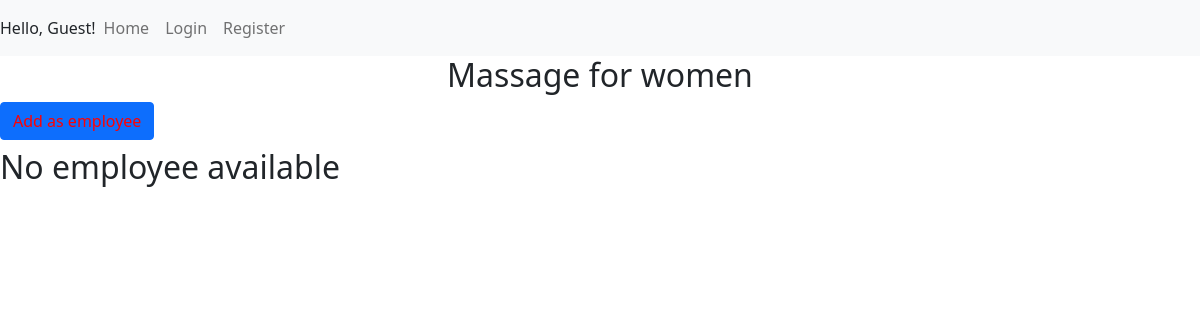
/service/9, run on an earlier commit of the app's database.
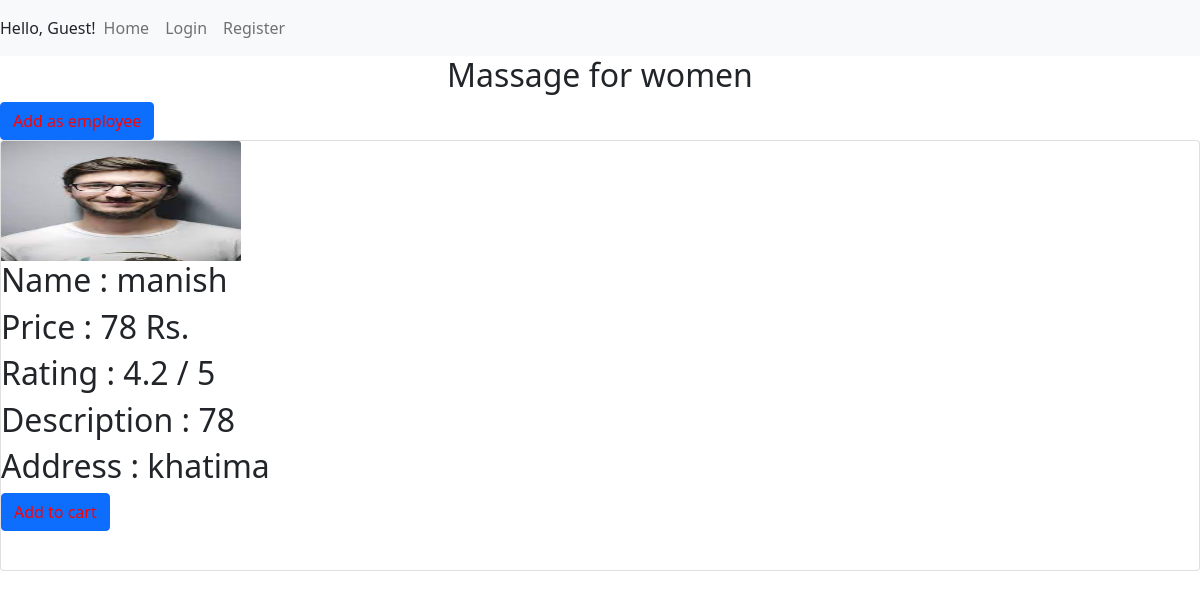
And on a later commit of the database.
### user/models.py (models this page shows, shortened)
class Employee(models.Model):
    user_id = models.CharField(max_length=100 , default=None)
    service = models.CharField(max_length=100 )
    name = models.CharField(max_length=100 )
    category = models.CharField(max_length=100 , default=None)
    cost = models.IntegerField(default = 0)
    rating = models.FloatField(default = 4.2)
    description = models.TextField(default = None)
    image = models.FileField(upload_to = 'user/static/user/image')

class Profile(models.Model):
    user = models.OneToOneField(User , on_delete=models.CASCADE)
    auth_token = models.CharField(max_length=100 )
    is_verified = models.BooleanField(default=False)
    created_at = models.DateTimeField(auto_now_add=True)
    address = models.TextField(default = None)

### user/views.py (the view, shortened to what this page needs)
# urls.py: path('service/<int:servicepk>' , views.service , name = 'service'),
def service(req ,servicepk, categorypk = None):
    ser_obj = Services.objects.filter(pk = servicepk).first()
    if categorypk is None:
        emp_obj = Employee.objects.filter(service = ser_obj.service).all()
        cat = ser_obj.service
    else:
        cat_obj = Categorys.objects.filter(pk = categorypk).first()
        emp_obj = Employee.objects.filter(category = cat_obj.category).all()
        cat = cat_obj.category
    emplist = []
    for emp in emp_obj:
        user_id = emp.user_id
        user_obj = User.objects.filter(pk = user_id).first()
        profile_obj = Profile.objects.filter(user = user_obj).first()
        if profile_obj is None:
            messages.success(req, 'Admin cannot use this functionality please login user account.')
            return redirect('/login')
        address = profile_obj.address
        Disc={"id":emp.id,"name":emp.name,"image":emp.image,"description":emp.description,"cost":emp.cost,"rating":emp.rating, "address":address}
        emplist.append(Disc)
    return render(req , 'user/service.html' , {'emp_present': len(emp_obj) ,'cat': cat,  'employees' : emplist , 'servicepk':servicepk , 'categorypk' : categorypk})

### user/templates/user/service.html
{% extends 'user/base.html' %}
{% block content %}
{% load static %}
<h2 class = " d-flex justify-content-center align-items-center">  {{cat}}   <h2>
{% if categorypk %}
    <button type="button" class="btn btn-primary"> <a href = "{% url 'add_emp' servicepk=servicepk categorypk=categorypk %}" style = "text-decoration: none; color:red" >Add as employee</a> </button>
{% else %}
    <button type="button" class="btn btn-primary"> <a href = "{% url 'add_emp' servicepk=servicepk %}" style = "text-decoration: none; color:red" >Add as employee</a> </button>
{% endif %}
{% if emp_present == 0 %}
    <h2>No employee available</h2>
{% else %}
<div class="card">
        <div class="card-block" >
            <div class="row">
                {% for employee in employees %}
                    <div>
                    <img class="card-img-top" src = "{% static employee.image %}" style="width: 20%; height:10vw;" alt="Card image cap">
                    <div>
                    <h2> Name : {{employee.name}}</h2>
                    <h2> Price : {{employee.cost}} Rs.</h2>
                    <h2> Rating : {{employee.rating}} / 5</h2>
                    <h2> Description : {{employee.description}}</h2>
                    <h2> Address : {{employee.address}}</h2>
                    {% if categorypk %}
                        <button type="button" class="btn btn-primary"> <a href = "{% url 'addcart' emp_pk=employee.id servicepk=servicepk categorypk=categorypk %}" style = "text-decoration: none; color:red" >Add to cart</a> </button>
                    {% else %}
                        <button type="button" class="btn btn-primary"> <a href = "{% url 'addcart' emp_pk=employee.id servicepk=servicepk %}" style = "text-decoration: none; color:red" >Add to cart</a> </button>
                    {% endif %}
                    <br><br>
                {% endfor %}
            </div>
        </div>
</div>
{% endif %}
{% endblock %}

What changed in the data, as far as the page shows it:
added Employee: image (picture), name "manish", rating "4.2", description "78"
now on this page (row unchanged): Profile: address "khatima"
Also different on the page:
new list line: "Name : Price : 78 Rs. Rating : / 5 Description : Address : Add to cart"
text no longer shown: "No employee available"
